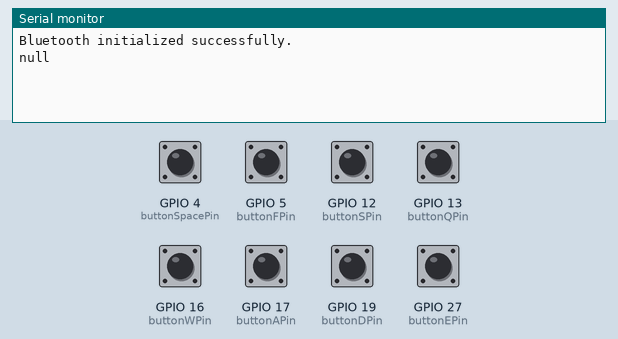
Simulated run of this sketch. Board: ESP32. Shown: the last lines printed to the serial monitor. The test bench sets the inputs (shaded band); at power-on: GPIO 4 (buttonSpacePin), GPIO 5 (buttonFPin), GPIO 12 (buttonSPin), GPIO 13 (buttonQPin), GPIO 16 (buttonWPin), GPIO 17 (buttonAPin), GPIO 19 (buttonDPin), GPIO 27 (buttonEPin) HIGH. Nothing arrives over Bluetooth unless stated.

Above: at 1.2 s.
1.3 s: GPIO 4 (buttonSpacePin) pulled LOW for 0.15 s
At 1.47 s:
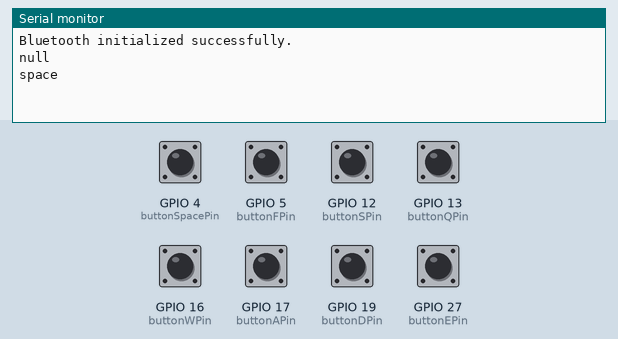
2.9 s: GPIO 5 (buttonFPin) pulled LOW for 0.15 s
At 3.07 s:
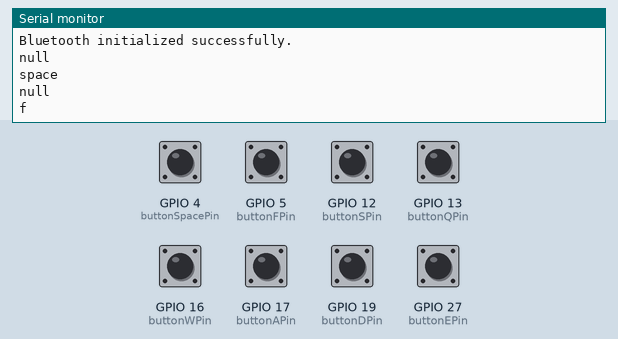
4.5 s: GPIO 12 (buttonSPin) pulled LOW for 0.15 s
At 4.67 s:
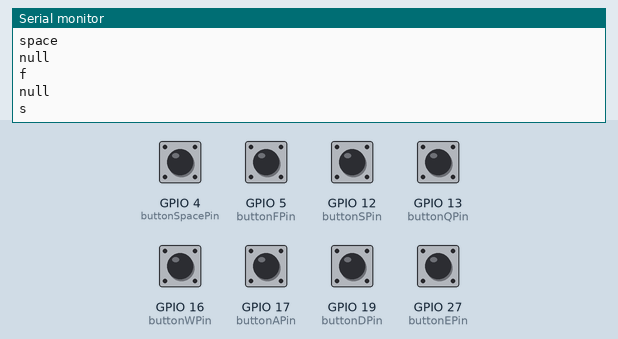
6.1 s: GPIO 13 (buttonQPin) pulled LOW for 0.15 s
At 6.27 s:
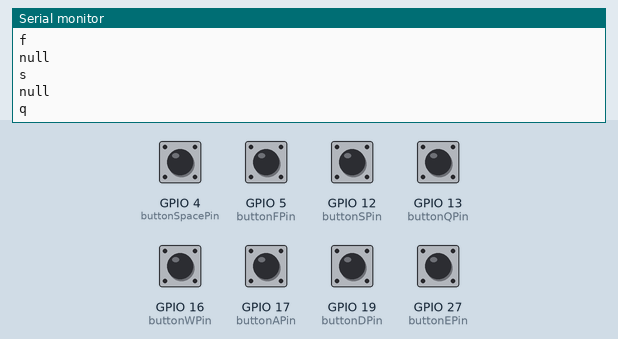
7.7 s: GPIO 16 (buttonWPin) pulled LOW for 0.15 s
At 7.87 s:
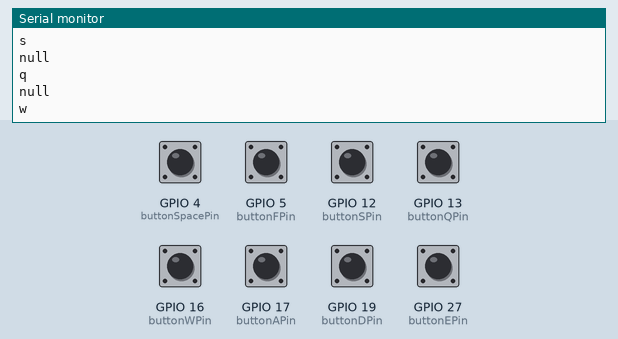
9.3 s: GPIO 17 (buttonAPin) pulled LOW for 0.15 s
At 9.47 s:
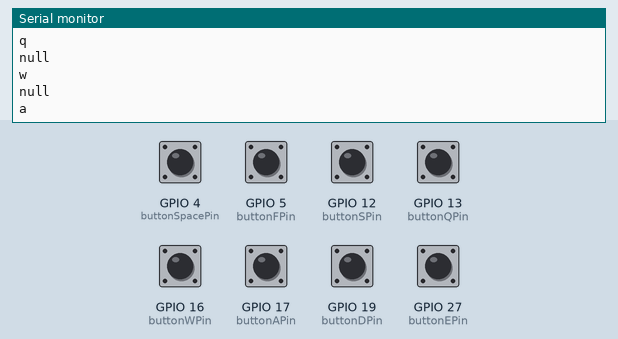

Measured:
- after the input at 1.3 s, the serial monitor: prints a new line at once (image 1)
- after the input at 2.9 s, the serial monitor: prints a new line at once (image 2)
- after the input at 4.5 s, the serial monitor: prints a new line at once (image 3)
- after the input at 6.1 s, the serial monitor: prints a new line at once (image 4)
- after the input at 7.7 s, the serial monitor: prints a new line at once (image 5)
- after the input at 9.3 s, the serial monitor: prints a new line at once (image 6)

The sketch:

Esp32_Gamepad.ino
```cpp
#include "BluetoothSerial.h"
#include <SoftwareSerial.h>

BluetoothSerial SerialBT;
SoftwareSerial OpenLCD(0, 21); // Set the pins for the LCD (0 is RX, 21 is TX)

const int buttonAPin = 17;
const int buttonWPin = 16;
const int buttonDPin = 19;
const int buttonSPin = 12;
const int buttonFPin = 5;
const int buttonQPin = 13;
const int buttonSpacePin = 4;
const int buttonEPin = 27;

String inputLog = "";       // Stores the last 5 inputs
const int maxLogSize = 5;   // Maximum number of characters in the log
String lastPressedKey = ""; // Tracks the last key sent to avoid duplicates

unsigned long lastButtonPressTime = 0;  // Time of last button press
const unsigned long nullTimeout = 200; // Timeout for sending "null" in milliseconds

void setup() {
  Serial.begin(115200);
  OpenLCD.begin(9600);

  if (!SerialBT.begin("ESP32 GamePad", true)) {
    Serial.println("Bluetooth initialization failed.");
    OpenLCD.print("Error: Not ready");
  } else {
    Serial.println("Bluetooth initialized successfully.");
    OpenLCD.print("Ready");
  }

  pinMode(buttonAPin, INPUT_PULLUP);
  pinMode(buttonWPin, INPUT_PULLUP);
  pinMode(buttonDPin, INPUT_PULLUP);
  pinMode(buttonQPin, INPUT_PULLUP);
  pinMode(buttonSPin, INPUT_PULLUP);
  pinMode(buttonFPin, INPUT_PULLUP);
  pinMode(buttonSpacePin, INPUT_PULLUP);
  pinMode(buttonEPin, INPUT_PULLUP);

  clearLCD();
}

void loop() {
  String keysToSend = "";

  // Check button states for simultaneous presses
  bool isWPressed = digitalRead(buttonWPin) == LOW;
  bool isSpacePressed = digitalRead(buttonSpacePin) == LOW;
  bool isAPressed = digitalRead(buttonAPin) == LOW;
  bool isEPressed = digitalRead(buttonEPin) == LOW;
  bool isDPressed = digitalRead(buttonDPin) == LOW;
  bool isFPressed = digitalRead(buttonFPin) == LOW;
  bool isQPressed = digitalRead(buttonQPin) == LOW;
  bool isSPressed = digitalRead(buttonSPin) == LOW;

  // Combine the keys pressed (check for multiple simultaneous presses)
  if (isWPressed) {
    keysToSend += "w";
  }
  if (isSpacePressed) {
    keysToSend += "space";  // Space will be logged for Bluetooth but not for LCD
  }
  if (isAPressed) {
    keysToSend += "a";
  }
  if (isEPressed) {
    keysToSend += "e";
  }
  if (isDPressed) {
    keysToSend += "d";
  }
  if (isFPressed) {
    keysToSend += "f";
  }
  if (isQPressed) {
    keysToSend += "q";
  }
  if (isSPressed) {
    keysToSend += "s";
  }

  // If multiple keys are pressed together, combine them into one string (like 'aspace', 'wf', etc.)
  if (keysToSend != "" && keysToSend != lastPressedKey) {
    lastPressedKey = keysToSend;
    updateInputLog(keysToSend);  // Update the log for the LCD (space excluded)
    sendKey(keysToSend);         // Send the key to Bluetooth (space included)
    lastButtonPressTime = millis();
  }

  // Handle "null" timeout
  if (millis() - lastButtonPressTime > nullTimeout && keysToSend == "") {
    sendKey("null");
    lastPressedKey = ""; // Reset the last pressed key to allow repeats
  }

  delay(10); // Small delay to avoid overloading the CPU
}

// Update the input log and display it on the LCD
void updateInputLog(const String& key) {
  String logKey;

  // Exclude space from the LCD log (space will not be printed on the LCD)
  if (key == "space") {
    logKey = "_";  // Represent space as "_" in the LCD log
  } else {
    logKey = key;  // Log the key normally for other characters
  }

  // Add to log and maintain max size
  inputLog += logKey;
  if (inputLog.length() > maxLogSize) {
    inputLog = inputLog.substring(inputLog.length() - maxLogSize);
  }

  // Format the log for LCD (only non-space characters)
  String formattedLog = "";
  for (int i = 0; i < inputLog.length(); i++) {
    formattedLog += inputLog[i];
    if (i < inputLog.length() - 1) {
      formattedLog += " ";  // Add space only between characters, not on LCD
    }
  }

  updateLCD(formattedLog);
}

// Send key press over Bluetooth
void sendKey(const String& keys) {
  static String lastSentKeys = "";

  if (keys != lastSentKeys) {
    SerialBT.println(keys);  // Send the key combination to Bluetooth
    Serial.println(keys);    // Print to the serial monitor for debugging
    lastSentKeys = keys;     // Keep track of the last sent keys
  }
}

// Clear the LCD
void clearLCD() {
  OpenLCD.write(0xFE);
  OpenLCD.write(0x01);
  delay(10);
}

// Update the LCD with the formatted log
void updateLCD(const String& log) {
  clearLCD();
  OpenLCD.write(0xFE);
  OpenLCD.write(0x80);
  OpenLCD.print(log);  // Print the log to the LCD (no space shown)
}
```
